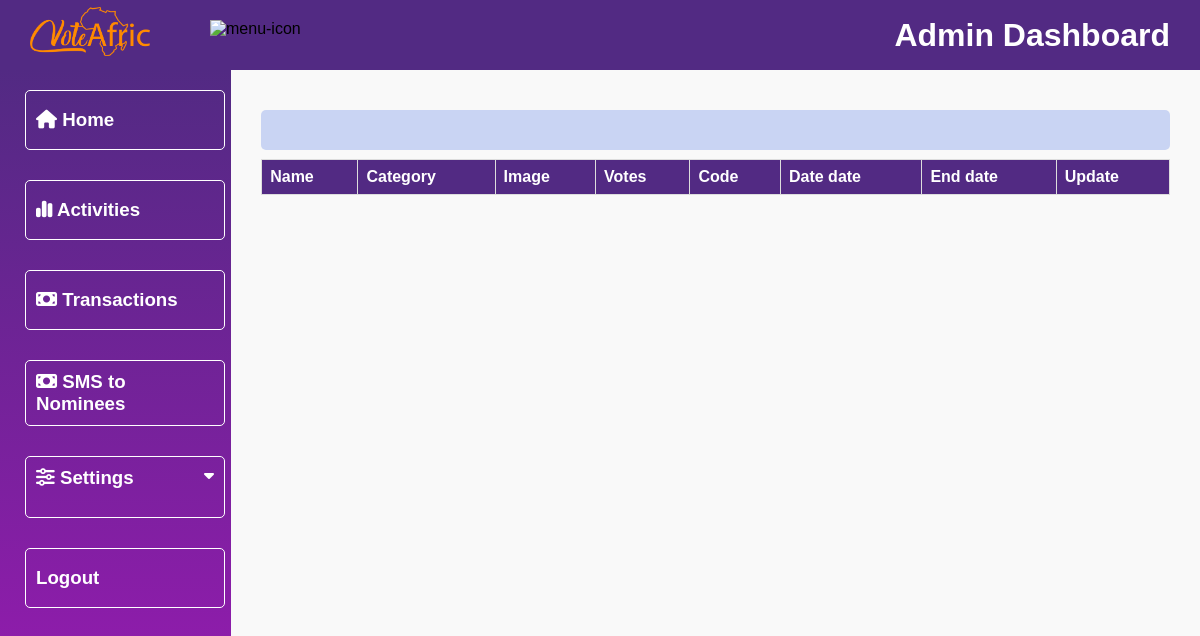
/dashboard/get_all_nominees/ghana-wardsss/ (signed in), run on an earlier commit of the app's database.
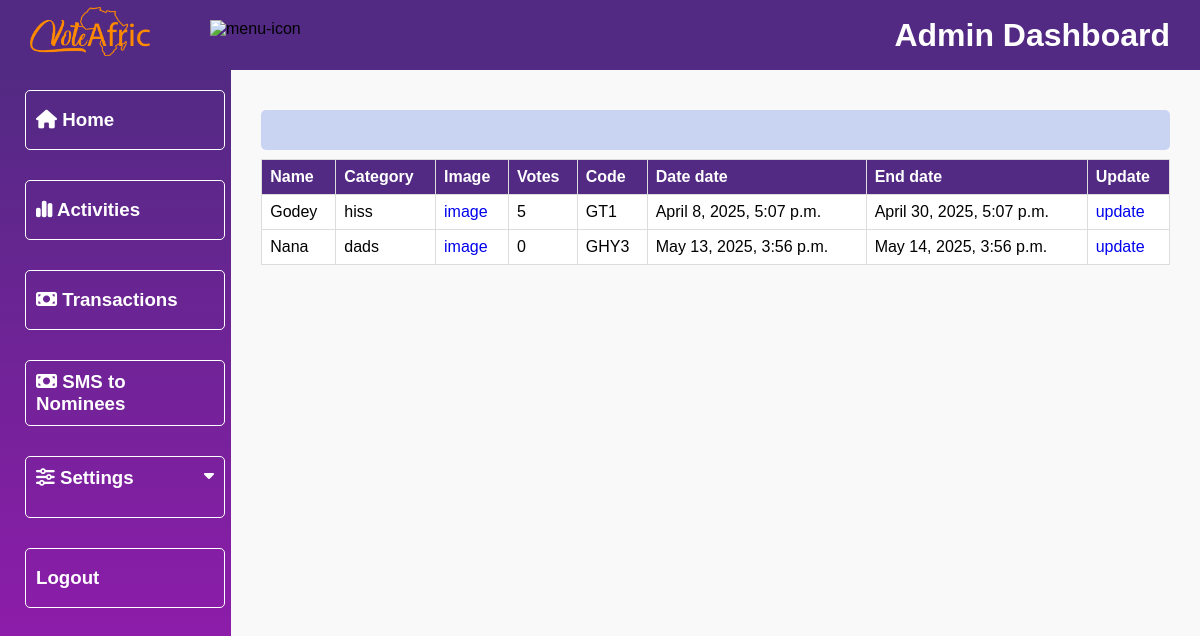
And on a later commit of the database.
### payment/models.py (models this page shows, shortened)
class Nominees(models.Model):
    category = models.ForeignKey(Category, on_delete=models.CASCADE, null=True)
    sub_category = models.ForeignKey(SubCategory, on_delete=models.CASCADE, null=True)
    name = models.CharField(max_length=100)
    image = models.ImageField(upload_to="nominees")
    slug = models.SlugField(unique=True, null=True)
    total_vote = models.IntegerField(default=0, null=True)
    price_per_vote = models.DecimalField(max_digits=5, decimal_places=2, default=0.50, null=True, blank=True)
    can_vote = models.BooleanField(default=True)
    can_see_result = models.BooleanField(default=True)
    code = models.CharField(max_length=4, unique=True, null=True)
    phone_number = models.CharField(max_length=225, null=True, blank=True, default='')
    date_added = models.DateTimeField('date added', null=True)
    end_date = models.DateTimeField('end date', null=True)
    class Meta:
        verbose_name_plural = "nominees"
        ordering = ('-total_vote',)

### vote/models.py (models this page shows, shortened)
class SubCategory(models.Model):
    category = models.ForeignKey(Category, on_delete=models.CASCADE)
    content = models.CharField(max_length=100)
    slug = models.SlugField(unique=True)
    date = models.DateTimeField(timezone.now)
    class Meta:
        verbose_name_plural = "sub categories"
        ordering = ('-date',)
    def __str__(self):
        return self.content

### dashboard/views.py (the view)
# urls.py: path('get_all_nominees/<slug:category_slug>/', views.get_nominee_by_category, name='get_nominee_by_category'),
def get_nominee_by_category(request, category_slug):
    if not request.user.is_staff:
        messages.error(request, "You don't have permission to send SMS.")
        return redirect('adminPage')
    category = None
    award = Nominees.objects.all()
    if category_slug:
        category = get_object_or_404(Category, slug=category_slug)
        award = award.filter(category=category)
    context = {
        'category': category,
        'award': award,
        'title': 'Nominees'
    }
    return render(request, 'dashboard/get_nominees/nominees.html', context)

### dashboard/templates/dashboard/get_nominees/nominees.html (shortened to what this page needs)
{% extends 'dashboard/base.html' %}
{% load static %}
{% block content %}
<div class="main">
    <div class="transation-details-container">
        <div class="heading">
        </div>
        <div class="table-responsive">
        <table class="revenue-table">
            <thead>
                <tr>
                    <th>Name</th>
                    <th>Category</th>
                    <th>Image</th>
                    <th>Votes</th>
                    <th>Code</th>
                    <th>Date date</th>
                    <th>End date</th>
                    <th>Update</th>
                </tr>
            </thead>
            {% for p in award %}
            <tbody>
                <tr>
                    <td>{{ p.name }}</td>
                    <td>{{ p.sub_category }}</td>
                    <td><a href="{{ p.image.url }}">image</a></td>
                    <td>{{ p.total_vote }}</td>
                    <td>{{ p.code }}</td>
                    <td>{{ p.date_added }}</td>
                    <td>{{ p.end_date }}</td>
                    <td><a href="{% url 'update_nominee' p.slug %}">update</a></td>
                </tr>
            </tbody>
            {% endfor %}
        </table>
        </div>
    </div>
</div>
</div>
{% endblock %}

What changed in the data, as far as the page shows it:
now on this page (row edited): Nominees: name "Godey", sub_category "hiss", total_vote "5", code "GT1", date_added "April 8, 2025, 5:07 p.m.", end_date "April 30, 2025, 5:07 p.m."
added Nominees: name "Nana", sub_category "dads", total_vote "0", code "GHY3", date_added "May 13, 2025, 3:56 p.m.", end_date "May 14, 2025, 3:56 p.m."
